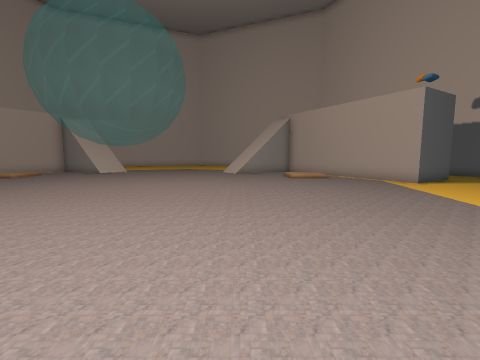
view 1 (above)

23 first-person views from a walk through a Unity game level. The camera is 1.2 m above the floor, tilts 6° down and sees 90° across. The floor is counted in squares, 1 m on a side. Each view is taken from the middle of a square. On the plan, view 1 faces up. The plan holds only what a view shows up to about 12 squares ahead; the rest is blank. The place goes on beyond the plan. Some animated figures are left out.

view 2
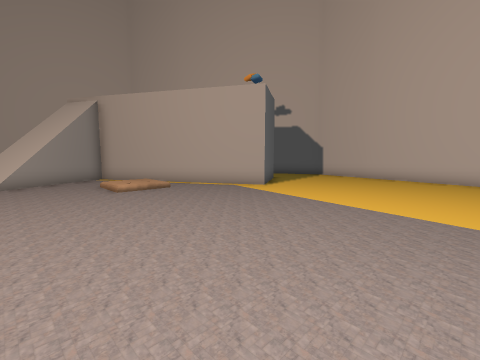

view 3
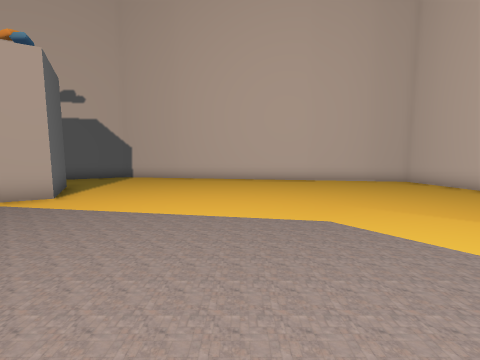

view 4
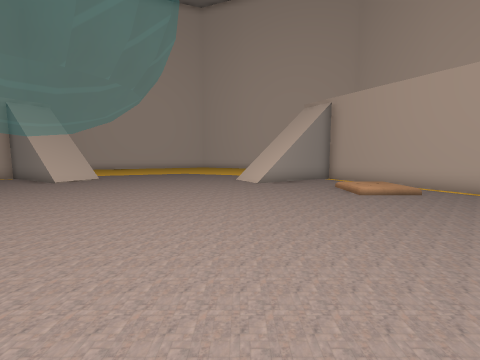

view 5
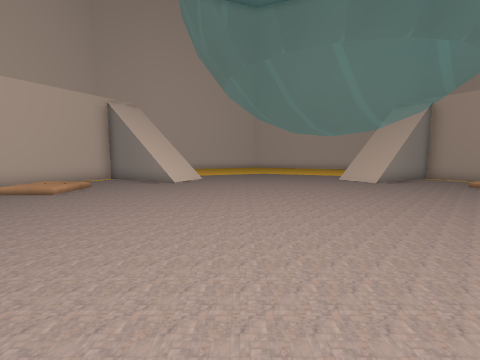

view 6
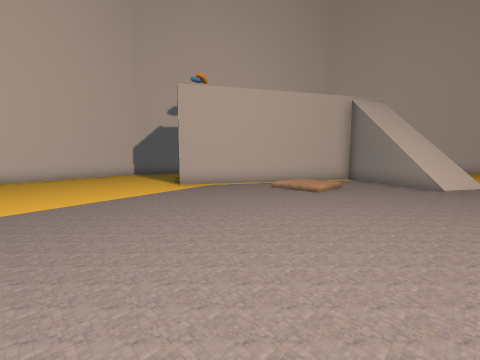

view 7
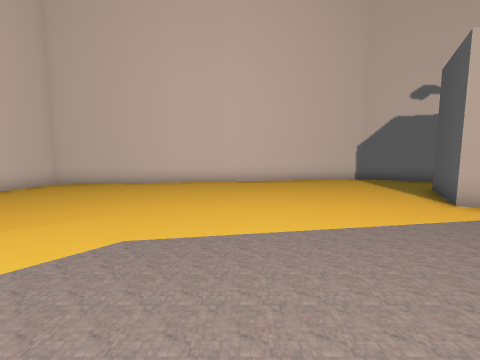

view 8
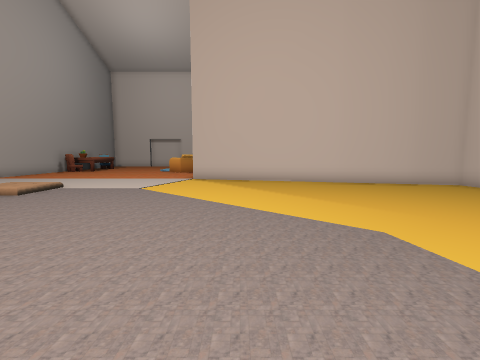

view 9
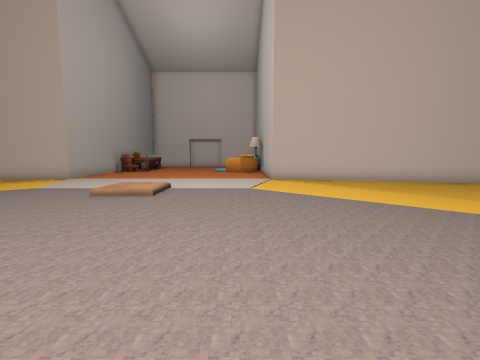

view 10
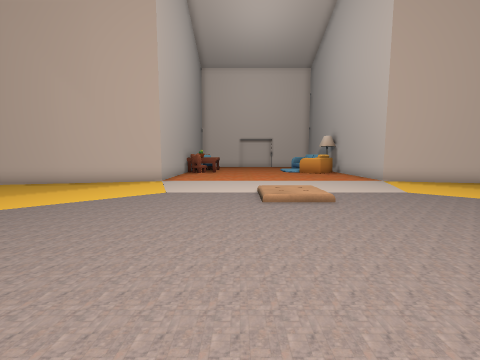

view 11
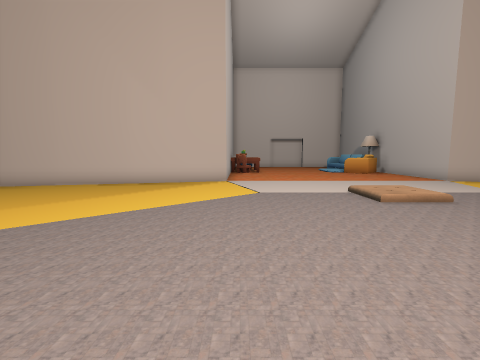

view 12
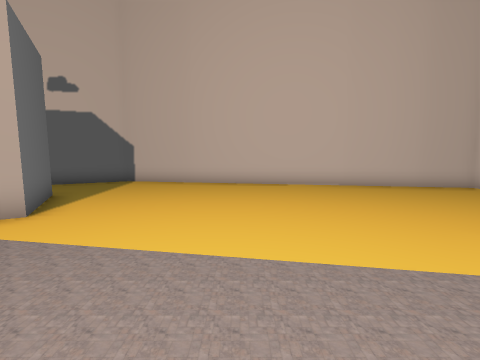

view 13
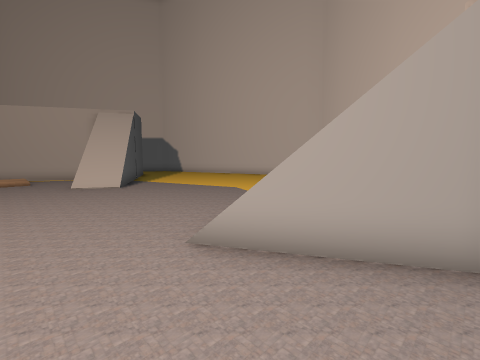

view 14
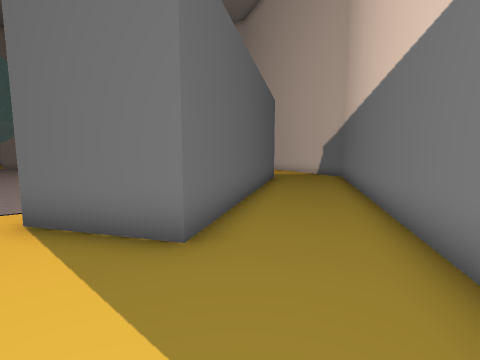

view 15
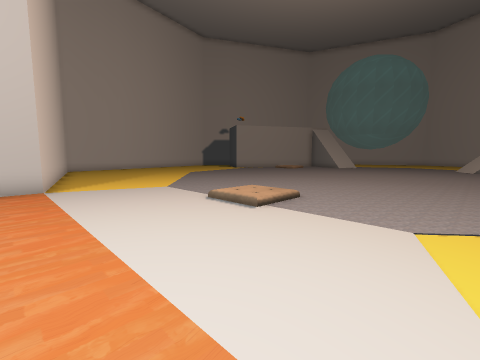

view 16
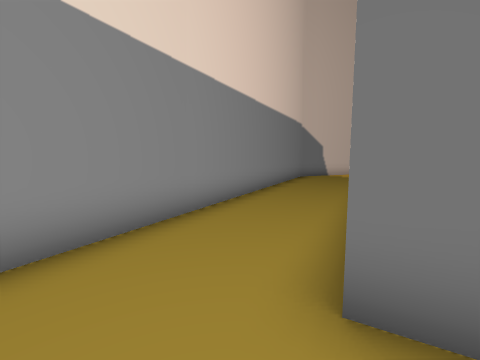

view 17
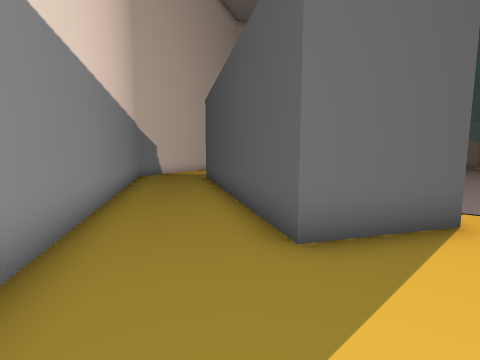

view 18
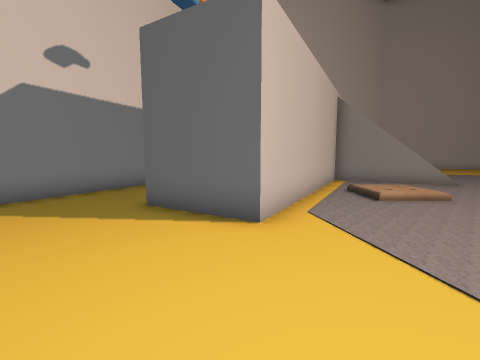

view 19
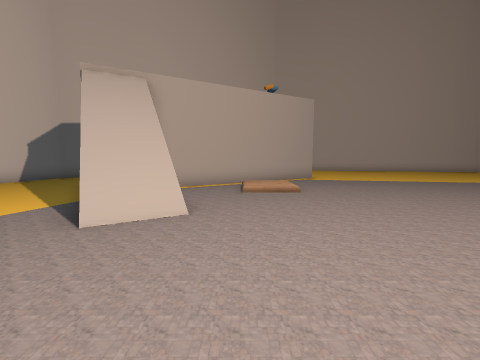

view 20
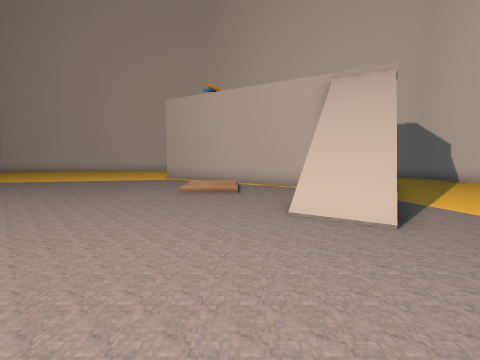

view 21
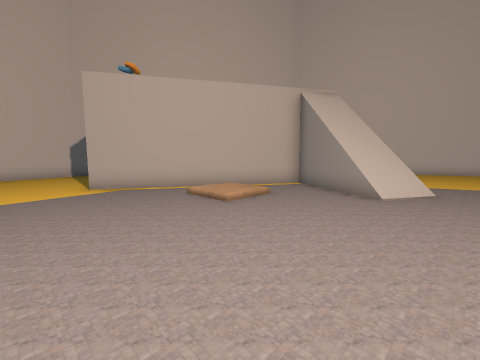

view 22
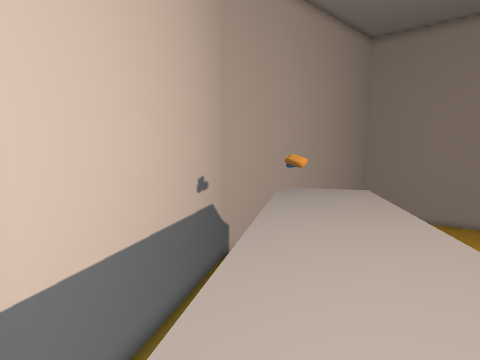

view 23
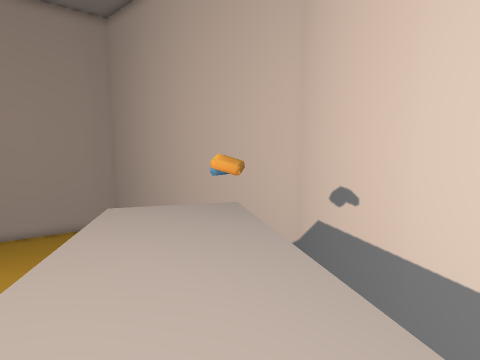

### Floor plan
Key: @ floor where view 1 was taken; # wall or solid block; x gap in a wall; . main floor; : floor 0.25 m higher than the main floor; + floor 4 m higher than the main floor; / step, stairs or slope; = window, fence, low wall or low ledge; v drop or lower ground; O other object.
Columns run from 23 left of view 1 to 14 right of it. Each row starts with its distance up from view 1.
 20     ##..    .. .....    ...x ...##
 19     #...v   .........  .../ +v...#
 18    ##..    ///.......... // ++...##
 17   ##...x  /#////......////#/+++...##
 16   #....#+ #.#///......//##.#+++v...#
 15  ##...+++#....=........=....#+++...##
 14  #....+++///..............//#+++#...#
 13 ##...O++#.::..............: .#+++...##
 12 #...#O++..//..............//..++O#...#
 11 #....#+#......................#+#....#
 10 #.....#........................#.....#
  9 #....................................#
  8 #....................................#
  7 ##..................................##
  6  #..................................#
  5  #..................................#
  4  #..................................#
  3  #..................................#
  2  #..................................#
  1  #..................................#
  0  ##...............//...@...........##
 -1   #...............::...............#
 -2   #...............//...............#
 -3   ####..........................####
 -4      ######................######
 -5           ####..........####
 -6              #..........#

Where each view was taken, in squares from view 1:
view 1: 0 up, 0 right, facing up
view 2: 4 up, 0 right, facing up-right
view 3: 5 up, 1 right, facing right
view 4: 5 up, 1 left, facing up
view 5: 5 up, 6 left, facing up
view 6: 5 up, 8 left, facing up-left
view 7: 5 up, 11 left, facing left
view 8: 7 up, 12 left, facing down
view 9: 7 up, 8 left, facing down
view 10: 6 up, 3 left, facing down
view 11: 6 up, 0 right, facing down
view 12: 6 up, 3 right, facing right
view 13: 13 up, 3 right, facing up-left
view 14: 10 up, 13 right, facing up-left
view 15: 6 down, 0 right, facing up-left
view 16: 10 up, 20 left, facing up
view 17: 10 up, 22 left, facing up-right
view 18: 6 up, 17 left, facing up
view 19: 14 up, 5 left, facing right
view 20: 14 up, 4 left, facing left
view 21: 8 up, 7 left, facing up-left
view 22: 19 up, 5 right, facing down-right
view 23: 16 up, 15 left, facing down-left
